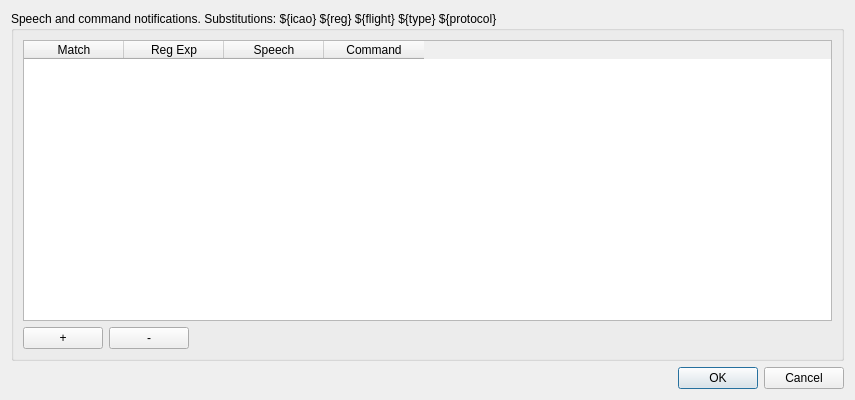
<?xml version="1.0" encoding="UTF-8"?>
<ui version="4.0">
 <class>AircraftNotificationDialog</class>
 <widget class="QDialog" name="AircraftNotificationDialog">
  <property name="geometry">
   <rect>
    <x>0</x>
    <y>0</y>
    <width>855</width>
    <height>400</height>
   </rect>
  </property>
  <property name="font">
   <font>
    <family>Liberation Sans</family>
    <pointsize>9</pointsize>
   </font>
  </property>
  <property name="contextMenuPolicy">
   <enum>Qt::PreventContextMenu</enum>
  </property>
  <property name="windowTitle">
   <string>Notifications</string>
  </property>
  <layout class="QVBoxLayout" name="verticalLayout">
   <item>
    <widget class="QGroupBox" name="groupBox">
     <property name="title">
      <string>Speech and command notifications. Substitutions: ${icao} ${reg} ${flight} ${type} ${protocol}</string>
     </property>
     <layout class="QGridLayout" name="gridLayout">
      <item row="4" column="0">
       <widget class="QTableWidget" name="table">
        <property name="selectionMode">
         <enum>QAbstractItemView::SingleSelection</enum>
        </property>
        <property name="selectionBehavior">
         <enum>QAbstractItemView::SelectRows</enum>
        </property>
        <column>
         <property name="text">
          <string>Match</string>
         </property>
         <property name="toolTip">
          <string>Aircraft data to match</string>
         </property>
        </column>
        <column>
         <property name="text">
          <string>Reg Exp</string>
         </property>
         <property name="toolTip">
          <string>Regular expression to match with</string>
         </property>
        </column>
        <column>
         <property name="text">
          <string>Speech</string>
         </property>
         <property name="toolTip">
          <string>Speech for the computer to read when a match is made</string>
         </property>
        </column>
        <column>
         <property name="text">
          <string>Command</string>
         </property>
         <property name="toolTip">
          <string>Command/script to execute when a match is made</string>
         </property>
        </column>
       </widget>
      </item>
      <item row="5" column="0">
       <layout class="QHBoxLayout" name="buttonsHorizontalLayout">
        <item>
         <widget class="QPushButton" name="add">
          <property name="toolTip">
           <string>Add a notification rule</string>
          </property>
          <property name="text">
           <string>+</string>
          </property>
         </widget>
        </item>
        <item>
         <widget class="QPushButton" name="remove">
          <property name="toolTip">
           <string>Remove selected notification rule</string>
          </property>
          <property name="text">
           <string>-</string>
          </property>
         </widget>
        </item>
        <item>
         <spacer name="buttonsHorizontalSpacer">
          <property name="orientation">
           <enum>Qt::Horizontal</enum>
          </property>
          <property name="sizeHint" stdset="0">
           <size>
            <width>40</width>
            <height>20</height>
           </size>
          </property>
         </spacer>
        </item>
       </layout>
      </item>
     </layout>
    </widget>
   </item>
   <item>
    <widget class="QDialogButtonBox" name="buttonBox">
     <property name="orientation">
      <enum>Qt::Horizontal</enum>
     </property>
     <property name="standardButtons">
      <set>QDialogButtonBox::Cancel|QDialogButtonBox::Ok</set>
     </property>
    </widget>
   </item>
  </layout>
 </widget>
 <tabstops>
  <tabstop>table</tabstop>
  <tabstop>add</tabstop>
  <tabstop>remove</tabstop>
 </tabstops>
 <resources/>
 <connections>
  <connection>
   <sender>buttonBox</sender>
   <signal>accepted()</signal>
   <receiver>AircraftNotificationDialog</receiver>
   <slot>accept()</slot>
   <hints>
    <hint type="sourcelabel">
     <x>248</x>
     <y>254</y>
    </hint>
    <hint type="destinationlabel">
     <x>157</x>
     <y>274</y>
    </hint>
   </hints>
  </connection>
  <connection>
   <sender>buttonBox</sender>
   <signal>rejected()</signal>
   <receiver>AircraftNotificationDialog</receiver>
   <slot>reject()</slot>
   <hints>
    <hint type="sourcelabel">
     <x>316</x>
     <y>260</y>
    </hint>
    <hint type="destinationlabel">
     <x>286</x>
     <y>274</y>
    </hint>
   </hints>
  </connection>
 </connections>
</ui>
